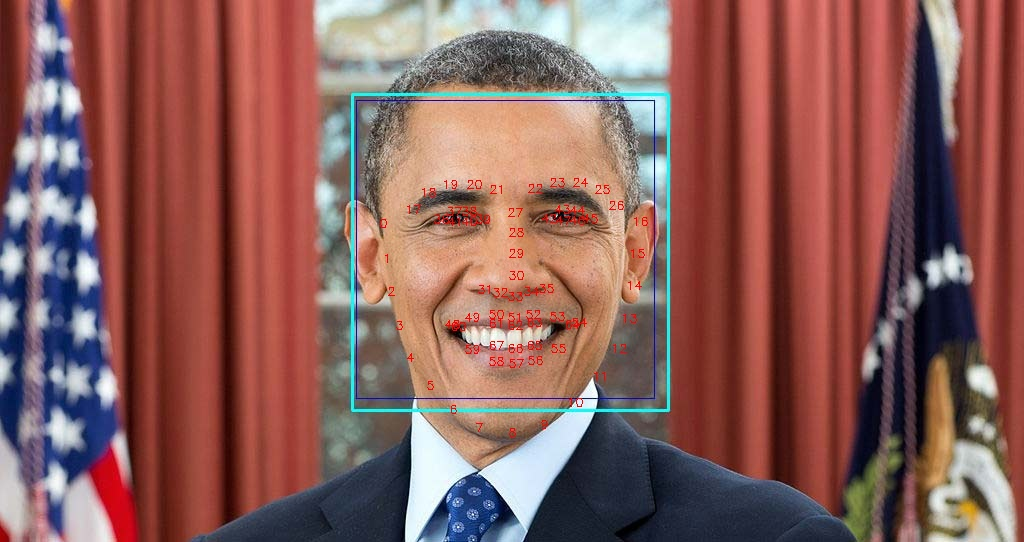
#> input picture image_with_landmarks.jpg, 1024 x 542 px, given in place of the camera
$ jupyter execute 'Lecture 3.15 - Mini Project # 1 - Live Sketching Using Webcam.ipynb'   (text cells are left out)
#> lines starting #> are read from the running program, lines starting #| are printed output that depends on the picture
#> further down, frame is the input picture: shape (542, 1024, 3); mean B, G, R 91.5, 95.4, 138.5
[cell 1]
import cv2
import numpy as np

# Our sketch generating function
def sketch(image):
    # Convert image to grayscale
    img_gray = cv2.cvtColor(image, cv2.COLOR_BGR2GRAY)
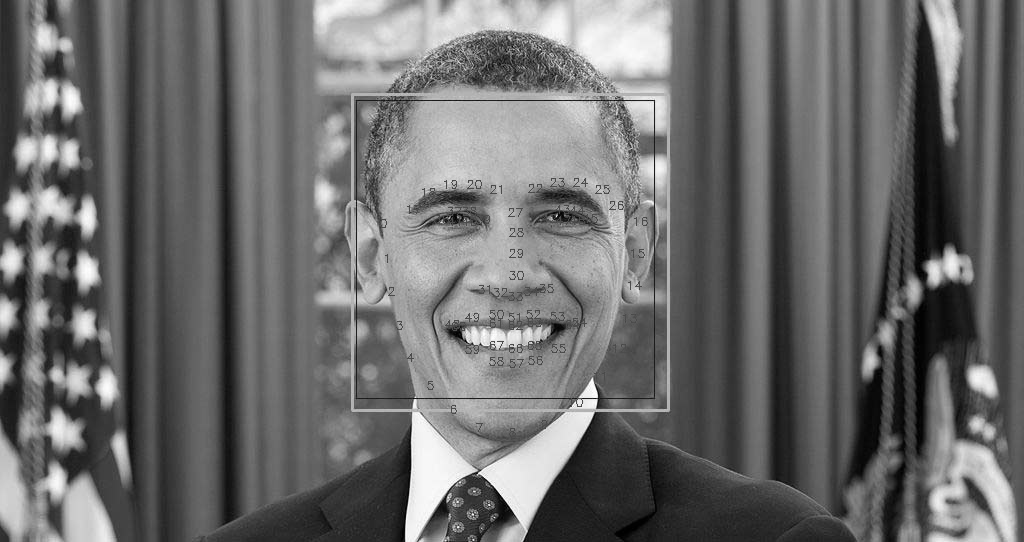
#> img_gray: shape (542, 1024); min 0, max 255, mean 107.9

    # Clean up image using Guassian Blur
    img_gray_blur = cv2.GaussianBlur(img_gray, (5, 5), 0)

    # Extract edges
    canny_edges = cv2.Canny(img_gray_blur, 10, 70)
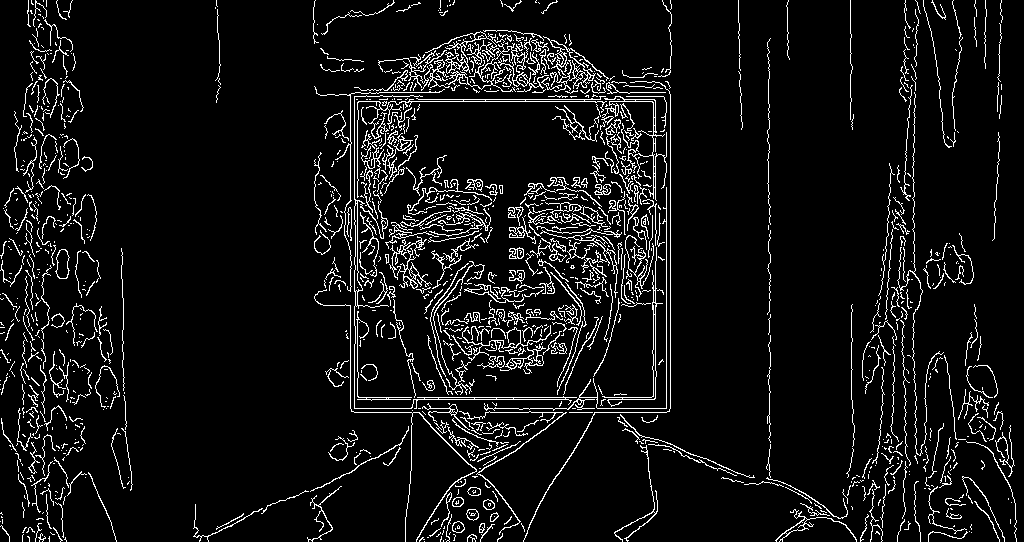
#> canny_edges: shape (542, 1024); 7.2% white in thin lines or dots

    # Do an invert binarize the image
    ret, mask = cv2.threshold(canny_edges, 70, 255, cv2.THRESH_BINARY_INV)
#> mask: shape (542, 1024); 92.8% white; black in thin lines or dots
    return mask

# initialize webcam, cap is the object provided by VideoCapture
# It contains a boolean indicating if it was successful (ret)
# It also contains the images collected from the webcam (frame)

cap = cv2.VideoCapture(0)

while True:
    ret, frame = cap.read()
    cv2.imshow('Our Live Sketcher', sketch(frame))
    if cv2.waitKey(1) == 13: #13 is the Enter Key
#> (key Esc is pressed here)
        break

# Release camera and close windows
cap.release()
cv2.destroyAllWindows()
